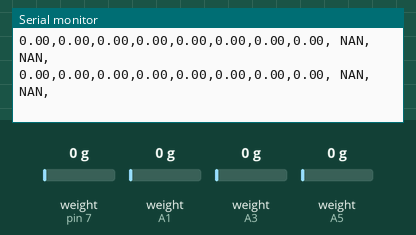
Recording of a sketch running on a simulated Arduino Uno, built with avr-gcc and run on an emulated ATmega328P. Shown: the last lines printed to the serial monitor. The test bench sets the inputs (shaded band); at power-on: weight on the scale (sensors on pin 7, A1, A3, A5) 0 g.

Above: at 5.2 s.
5.3 s: weight on the scale (sensor on pin 7) set to 100 g
At 6.3 s:
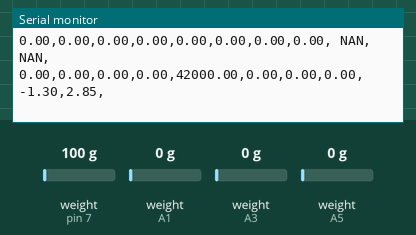
7.9 s: weight on the scale (sensor on A1) set to 100 g
At 7.9 s:
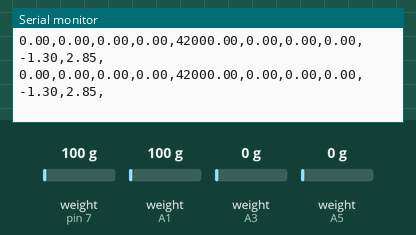
9.4 s: weight on the scale (sensor on A3) set to 100 g
At 10.1 s:
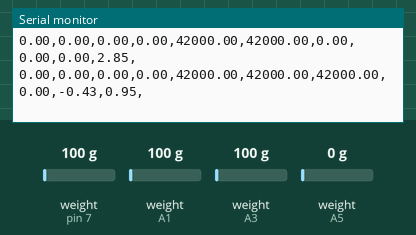
10.9 s: weight on the scale (sensor on A5) set to 100 g
At 11.6 s:
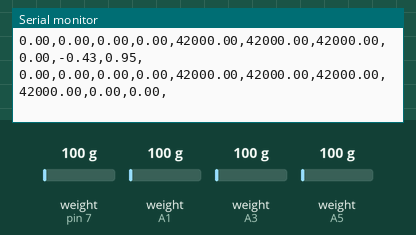
12.4 s: weight on the scale (sensor on pin 7) set to 1250 g
At 13.0 s:
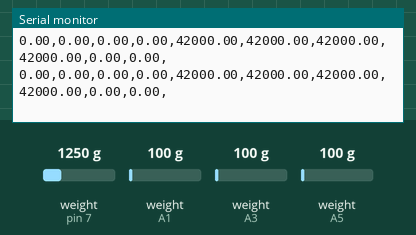
13.9 s: weight on the scale (sensor on A1) set to 2500 g
At 13.9 s:
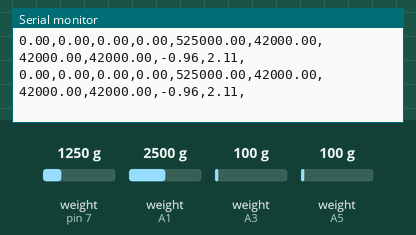
Timing chart, 0 to 16.9 s (numbered marks = the images above; inputs shaded):
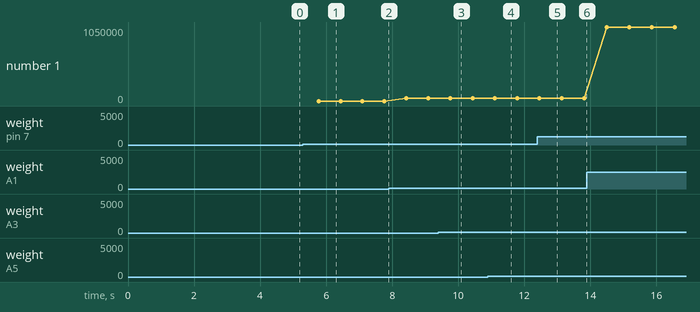

Measured:
- after the input at 5.3 s, the serial monitor: prints a new line after 0.48 s (image 1)
- after the input at 9.4 s, the serial monitor: prints a new line after 0.36 s (image 3)
- after the input at 10.9 s, the serial monitor: prints a new line after 0.21 s (image 4)
- plotted number 1: 42000 → 1050000 after the input at 13.9 s

The sketch:

board1.ino
```cpp
#include <Chrono.h>
#include <SoftwareSerial.h>
#include "HX711.h"

#define BT1TX 3
#define BT1RX 4
#define BT2TX 5
#define BT2RX 6
#define LC1_DOUT_PIN  7
#define LC1_SCK_PIN  8
#define LC2_DOUT_PIN  A1
#define LC2_SCK_PIN  A0
#define LC3_DOUT_PIN  A3
#define LC3_SCK_PIN  A2
#define LC4_DOUT_PIN  A5
#define LC4_SCK_PIN  A4

Chrono timer;

HX711 scales[4];
int factors[4];

long offsets[4];
float xdist[4] = {-1.3, 1.3, -1.3, 1.3};
float ydist[4] = {2.85, 2.85, -2.85, -2.85};
float dist = 3.11;

float copx = 0;
float copy = 0;
float valsum = 0;

SoftwareSerial BT1Serial(BT1TX, BT1RX);
SoftwareSerial BT2Serial(BT2TX, BT2RX);

char c = '\n';
String s = "";

int times = 50;

void setup() {
  // put your setup code here, to run once:
  Serial.begin(9600);
  BT1Serial.begin(9600);
  BT2Serial.begin(9600);

  scales[0].begin(LC1_DOUT_PIN, LC1_SCK_PIN);
  scales[1].begin(LC2_DOUT_PIN, LC2_SCK_PIN);
  scales[2].begin(LC3_DOUT_PIN, LC3_SCK_PIN);
  scales[3].begin(LC4_DOUT_PIN, LC4_SCK_PIN);

  factors[0] = 1;
  factors[1] = 1;
  factors[2] = 1;
  factors[3] = 1;

  offsets[0] = 0;
  offsets[1] = 0;
  offsets[2] = 0;
  offsets[3] = 0;

  for(int i=0; i<4; i++){
    //long zero_factor = scales[i].read_average(times); //Get a baseline reading
    //Serial.print("Zero factor: "); //This can be used to remove the need to tare the scale. Useful in permanent scale projects.
    //Serial.println(zero_factor);
    //offsets[i] = zero_factor;

    scales[i].set_scale(1);
    scales[i].set_offset(0);
    scales[i].tare();
  }
}

void loop() {
  // Keep reading from HC-06 and send to Arduino Serial Monitor
  /*BT2Serial.listen();
  if (BT2Serial.available())
  {
      c = BT2Serial.read();
      s += c;

      if(c == '\n'){
        s.remove(s.length()-1); // remove newline
        s.remove(s.length()-1); // remove cr
      */
      if(timer.hasPassed(200)){
        for(int i=0; i<4; i++){
          s += "0.00,";
        }
        for(int i=0; i<4; i++){
          float val = scales[i].get_units();
          s += val;
          //s += random(0, 1000)/100.0f;
          s += ",";
          valsum += val;
          copx += val*xdist[i];
          copy += val*ydist[i];
        }

        copx /= valsum;
        copy /= valsum;

        s += copx;
        s += ",";
        s += copy;
        s += ",";

        copx = 0;
        copy = 0;
        valsum = 0;

        BT1Serial.println(s);
        Serial.println(s);
        s="";
        c=' ';
        timer.restart();
      }
      //}

  //}
}
```
